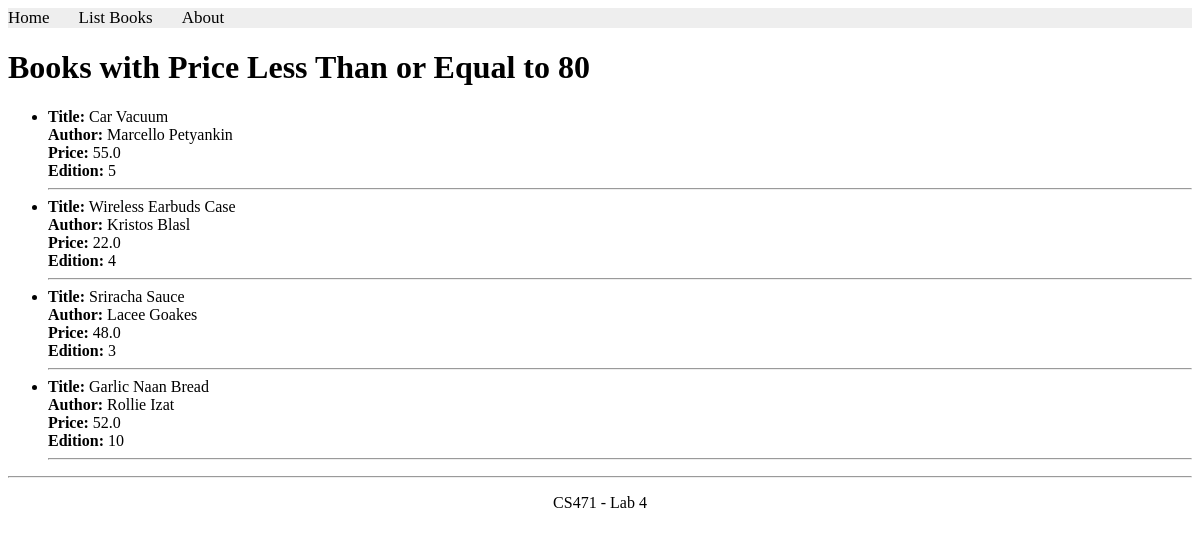
/books/lab8/task1, run on an earlier commit of the app's database.
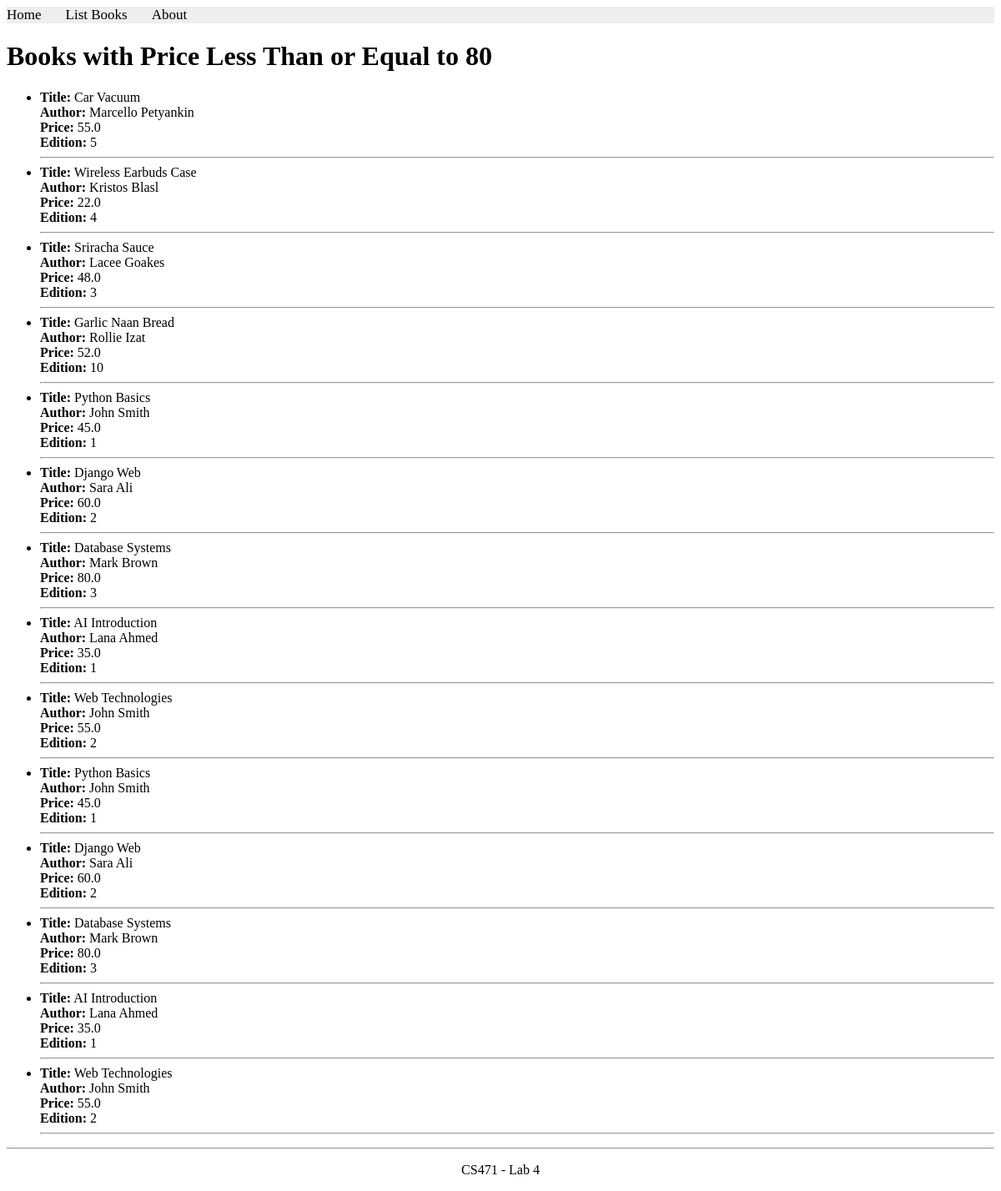
And on a later commit of the database.
### apps/bookmodule/models.py (models this page shows, shortened)
class Book(models.Model):
    title = models.CharField(max_length=100)
    author = models.CharField(max_length=50, blank=True, null=True)
    price = models.FloatField(default=0.0)
    edition = models.SmallIntegerField(default=1)
    quantity = models.IntegerField(default=1)
    pubdate = models.DateTimeField(null=True, blank=True)
    rating = models.SmallIntegerField(default=1)
    publisher = models.ForeignKey(Publisher, null=True, blank=True, on_delete=models.SET_NULL)
    authors = models.ManyToManyField(Author, blank=True)

### apps/bookmodule/views.py (the view)
# urls.py: path('lab8/task1', views.lab8_task1, name="books.lab8_task1"),
def lab8_task1(request):
        books = Book.objects.filter(Q(price__lte=80))
        return render(request, "bookmodule/lab8_task1.html", {'books': books})

### apps/templates/bookmodule/lab8_task1.html (shortened to what this page needs)
{% extends "layouts/base.html" %}
{% block content %}
<h1>Books with Price Less Than or Equal to 80</h1>
{% if books %}
    <ul>
        {% for book in books %}
            <li>
                <strong>Title:</strong> {{ book.title }} <br>
                <strong>Author:</strong> {{ book.author }} <br>
                <strong>Price:</strong> {{ book.price }} <br>
                <strong>Edition:</strong> {{ book.edition }}
            </li>
            <hr>
        {% endfor %}
    </ul>
{% else %}
    <p>No books found.</p>
{% endif %}
{% endblock content %}

What changed in the data, as far as the page shows it:
added Book: title "Python Basics", author "John Smith", price "45.0", edition "1"
added Book: title "Django Web", author "Sara Ali", price "60.0", edition "2"
added Book: title "Database Systems", author "Mark Brown", price "80.0", edition "3"
added Book: title "AI Introduction", author "Lana Ahmed", price "35.0", edition "1"
added Book: title "Web Technologies", author "John Smith", price "55.0", edition "2"
added Book: title "Python Basics", author "John Smith", price "45.0", edition "1"
added Book: title "Django Web", author "Sara Ali", price "60.0", edition "2"
added Book: title "Database Systems", author "Mark Brown", price "80.0", edition "3"
added Book: title "AI Introduction", author "Lana Ahmed", price "35.0", edition "1"
added Book: title "Web Technologies", author "John Smith", price "55.0", edition "2"
